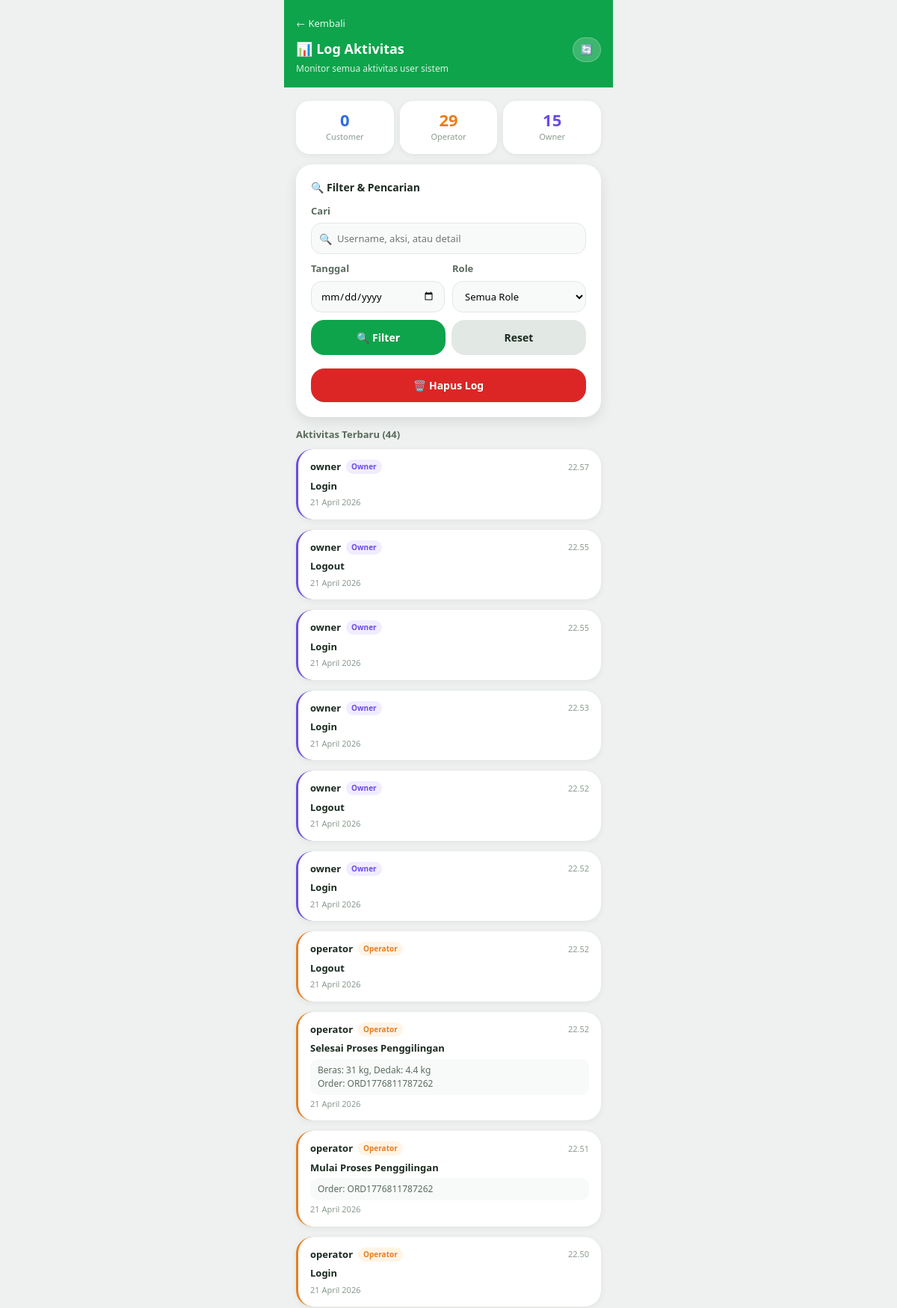
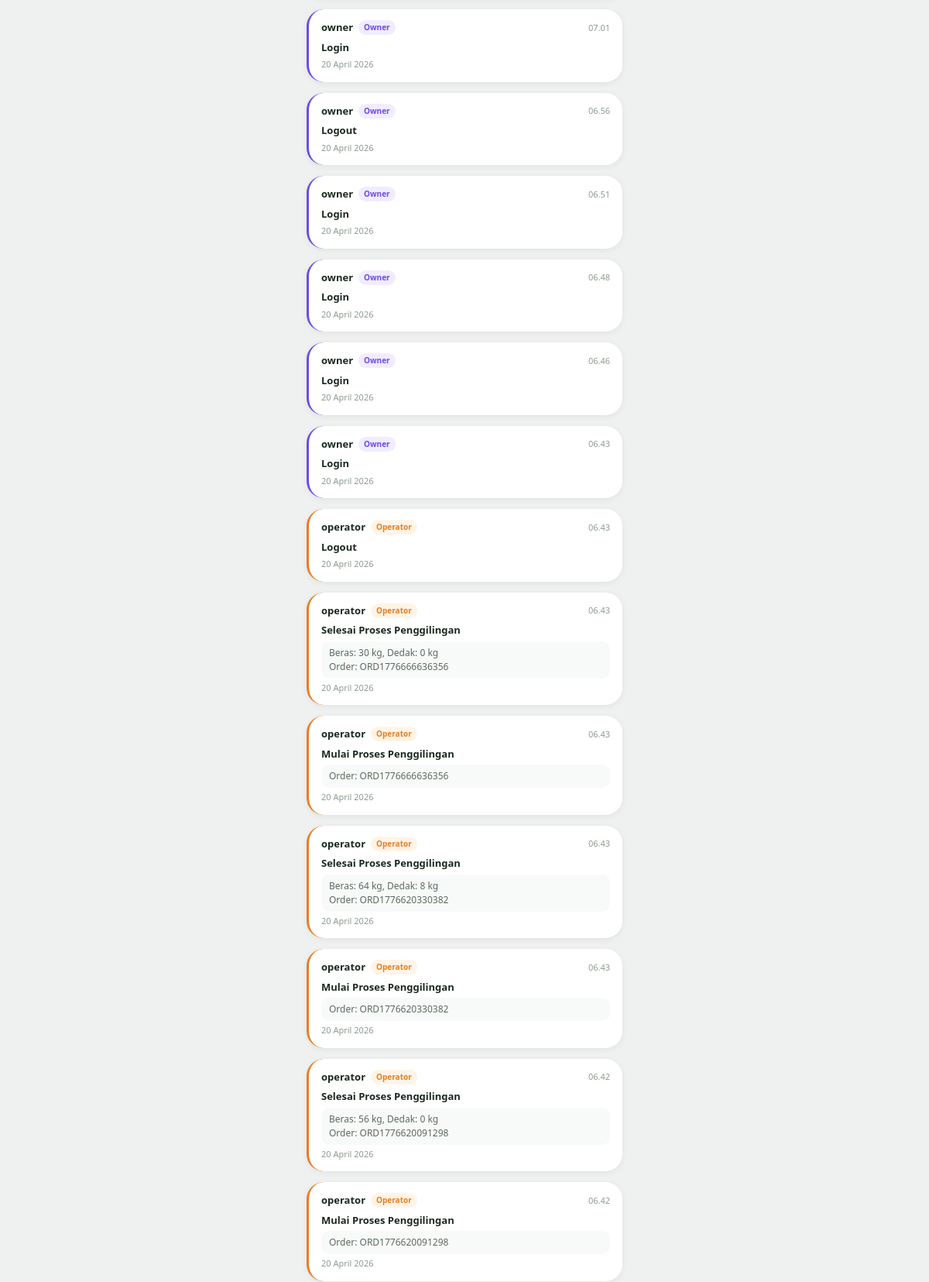
The app's page /log_aktivitas.php (signed in, upper part) with its own data (2 pictures, top to bottom).
### tables this page shows
CREATE TABLE log_aktivitas (
        id       INTEGER PRIMARY KEY AUTOINCREMENT,
        username TEXT NOT NULL,
        role     TEXT NOT NULL,
        aksi     TEXT NOT NULL,
        detail   TEXT DEFAULT '',
        waktu    DATETIME DEFAULT CURRENT_TIMESTAMP
    );

### log_aktivitas.php (the view, shortened to what this page needs)
<?php
$db    = getDB();
$cari        = trim($_GET['cari'] ?? '');
$tanggal     = $_GET['tanggal'] ?? '';
$where = []; $params = [];
$sql  = "SELECT * FROM log_aktivitas" . (!empty($where) ? " WHERE " . implode(' AND ', $where) : "") . " ORDER BY waktu DESC LIMIT 100";
$stmt = $db->prepare($sql);
$stmt->execute($params);
$logs = $stmt->fetchAll(PDO::FETCH_ASSOC);
$jml_customer = $db->query("SELECT COUNT(*) FROM log_aktivitas WHERE role = 'customer'")->fetchColumn();
$jml_operator = $db->query("SELECT COUNT(*) FROM log_aktivitas WHERE role = 'operator'")->fetchColumn();
$jml_owner    = $db->query("SELECT COUNT(*) FROM log_aktivitas WHERE role = 'owner'")->fetchColumn();
?>
<!DOCTYPE html>
<html lang="id">
<head>
    <link rel="stylesheet" href="css/base.css">
    <link rel="stylesheet" href="css/log_aktivitas.css">
</head>
<body>
<div class="app-wrapper">
    <div class="top-bar">
        <a href="owner.php" class="back-btn">← Kembali</a>
        <div class="topbar-row-log">
            <h1>📊 Log Aktivitas</h1>
            <a href="log_aktivitas.php" class="refresh-btn">🔄</a>
        </div>
        <div class="subtitle">Monitor semua aktivitas user sistem</div>
    </div>
    <div class="content">
        <div class="stat-grid stat-grid-log">
            <div class="stat-card">
                <div class="stat-num stat-customer"><?= $jml_customer ?></div>
                <div class="stat-label">Customer</div>
            </div>
            <div class="stat-card stat-orange">
                <div class="stat-num"><?= $jml_operator ?></div>
                <div class="stat-label">Operator</div>
            </div>
            <div class="stat-card">
                <div class="stat-num stat-owner"><?= $jml_owner ?></div>
                <div class="stat-label">Owner</div>
            </div>
        </div>
        <div class="card card-filter-log">
            <h3 class="filter-log-title">🔍 Filter & Pencarian</h3>
            <form method="GET">
                <div class="form-group">
                    <label>Cari</label>
                    <div class="search-wrapper">
                        <span class="search-icon">🔍</span>
                        <input type="text" name="cari"
                               placeholder="Username, aksi, atau detail"
                               value="<?= htmlspecialchars($cari) ?>">
                    </div>
                </div>
                <div class="filter-row">
                    <div class="form-group">
                        <label>Tanggal</label>
                        <input type="date" name="tanggal" value="<?= $tanggal ?>">
                    </div>
                    <div class="form-group">
                        <label>Role</label>
                        <select name="role">
                            <option value="">Semua Role</option>
                        </select>
                    </div>
                </div>
                <div class="btn-row">
                    <button type="submit" class="btn btn-orange">🔍 Filter</button>
                    <a href="log_aktivitas.php" class="btn btn-gray">Reset</a>
                </div>
            </form>
            <form method="POST" class="btn-hapus-log">
                <button type="submit" class="btn btn-red"
                        onclick="return confirm('Yakin ingin menghapus semua log? Tindakan ini tidak bisa dibatalkan!')">
                    🗑️ Hapus Log
                </button>
            </form>
        </div>
        <div class="section-title">Aktivitas Terbaru (<?= count($logs) ?>)</div>
        <?php if (empty($logs)): ?>
        <div class="empty-state card"><div class="empty-icon">📭</div><p>Tidak ada log aktivitas</p></div>
        <?php else: ?>
        <?php foreach ($logs as $log):
            $role_class = 'role-customer';
            if ($log['role'] === 'operator') $role_class = 'role-operator';
            if ($log['role'] === 'owner')    $role_class = 'role-owner';
        ?>
        <div class="log-item">
            <div class="log-header">
                <div class="log-header-left">
                    <span class="log-username"><?= htmlspecialchars($log['username']) ?></span>
                    <span class="log-role-badge <?= $role_class ?>"><?= ucfirst($log['role']) ?></span>
                </div>
                <span class="log-waktu"><?= date('H.i', strtotime($log['waktu'])) ?></span>
            </div>
            <div class="log-aksi"><?= htmlspecialchars($log['aksi']) ?></div>
            <?php if (!empty($log['detail'])): ?>
            <div class="log-detail"><?= nl2br(htmlspecialchars($log['detail'])) ?></div>
            <?php endif; ?>
            <div class="log-waktu"><?= date('j F Y', strtotime($log['waktu'])) ?></div>
        </div>
        <?php endforeach; ?>
        <?php endif; ?>
    </div>
</div>
</body>
</html>

### css/base.css (style rules this page uses)
:root { --clr-primary: #0ea44b; --clr-primary-dk: #0c8a3e; --clr-primary-lt: #eaf7ef; --clr-navy: #1e3a5f; --clr-navy-dk: #162c49; --clr-blue: #2d6cdf; --clr-blue-lt: #e8f0ff; --clr-blue-text: #2c5aa0; --clr-orange: #e67e22; --clr-orange-lt: #fff4e6; --clr-bg: #eef1ef; --clr-surface: #ffffff; --clr-surface-2: #f8faf9; --clr-border: #e2e8e4; --clr-text: #1a2a1f; --clr-text-2: #5a6b5e; --clr-text-3: #8a9b8e; --clr-danger: #b30000; --clr-danger-lt: #ffe6e6; --radius-sm: 10px; --radius-md: 14px; --radius-lg: 18px; --radius-xl: 22px; --radius-pill: 999px; --shadow-sm: 0 2px 8px rgba(0,0,0,.06); --shadow-md: 0 6px 18px rgba(0,0,0,.09); --shadow-lg: 0 12px 32px rgba(0,0,0,.11); --transition: .18s ease; --font-base: 'Segoe UI', 'Helvetica Neue', Arial, sans-serif; }
*, *::before, *::after { margin:0; padding:0; box-sizing:border-box; }
html { scroll-behavior: smooth; }
body { font-family: var(--font-base); background: var(--clr-bg); color: var(--clr-text); -webkit-font-smoothing: antialiased; line-height: 1.5; }
a { text-decoration: none; color: inherit; }
button, input, select, textarea { font-family: inherit; font-size: inherit; }
.app-wrapper { max-width: 440px; margin: 0 auto; min-height: 100vh; background: var(--clr-bg); display: flex; flex-direction: column; }
.content { padding: 18px 16px; flex: 1; display: flex; flex-direction: column; gap: 14px; }
.top-bar { background: var(--clr-primary); color: #fff; padding: 18px 16px 16px; position: relative; }
.top-bar h1 { font-size: 18px; font-weight: 700; margin-bottom: 2px; }
.top-bar .subtitle { font-size: 12px; opacity: .85; }
.back-btn { display: inline-flex; align-items: center; gap: 4px; color: rgba(255,255,255,.9); font-size: 13px; font-weight: 500; margin-bottom: 8px; transition: opacity var(--transition); }
.card { background: var(--clr-surface); border-radius: var(--radius-xl); padding: 20px; box-shadow: var(--shadow-md); }
.btn { display: inline-flex; align-items: center; justify-content: center; gap: 6px; padding: 13px 18px; border-radius: var(--radius-lg); border: none; font-size: 14px; font-weight: 600; cursor: pointer; transition: transform var(--transition), opacity var(--transition), background var(--transition); text-align: center; }
.form-group { display: flex; flex-direction: column; gap: 6px; }
.form-group label { font-size: 13px; font-weight: 600; color: var(--clr-text-2); }

### records on screen
log_aktivitas: username "owner", role "Owner", waktu "22.57", aksi "Login", waktu "21 April 2026"
log_aktivitas: username "owner", role "Owner", waktu "22.55", aksi "Logout", waktu "21 April 2026"
log_aktivitas: username "owner", role "Owner", waktu "22.55", aksi "Login", waktu "21 April 2026"
log_aktivitas: username "owner", role "Owner", waktu "22.53", aksi "Login", waktu "21 April 2026"
log_aktivitas: username "owner", role "Owner", waktu "22.52", aksi "Logout", waktu "21 April 2026"
log_aktivitas: username "owner", role "Owner", waktu "22.52", aksi "Login", waktu "21 April 2026"
log_aktivitas: username "operator", role "Operator", waktu "22.52", aksi "Logout", waktu "21 April 2026"
log_aktivitas: username "operator", role "Operator", waktu "22.52", aksi "Selesai Proses Penggilingan", detail "Beras: 31 kg, Dedak: 4.4 kg Order: ORD1776811787262", waktu "21 April 2026"
log_aktivitas: username "operator", role "Operator", waktu "22.51", aksi "Mulai Proses Penggilingan", detail "Order: ORD1776811787262", waktu "21 April 2026"
log_aktivitas: username "operator", role "Operator", waktu "22.50", aksi "Login", waktu "21 April 2026"
log_aktivitas: username "owner", role "Owner", waktu "07.01", aksi "Login", waktu "20 April 2026"
log_aktivitas: username "owner", role "Owner", waktu "06.56", aksi "Logout", waktu "20 April 2026"
log_aktivitas: username "owner", role "Owner", waktu "06.51", aksi "Login", waktu "20 April 2026"
log_aktivitas: username "owner", role "Owner", waktu "06.48", aksi "Login", waktu "20 April 2026"
log_aktivitas: username "owner", role "Owner", waktu "06.46", aksi "Login", waktu "20 April 2026"
log_aktivitas: username "owner", role "Owner", waktu "06.43", aksi "Login", waktu "20 April 2026"
log_aktivitas: username "operator", role "Operator", waktu "06.43", aksi "Logout", waktu "20 April 2026"
log_aktivitas: username "operator", role "Operator", waktu "06.43", aksi "Selesai Proses Penggilingan", detail "Beras: 30 kg, Dedak: 0 kg Order: ORD1776666636356", waktu "20 April 2026"
log_aktivitas: username "operator", role "Operator", waktu "06.43", aksi "Mulai Proses Penggilingan", detail "Order: ORD1776666636356", waktu "20 April 2026"
log_aktivitas: username "operator", role "Operator", waktu "06.43", aksi "Selesai Proses Penggilingan", detail "Beras: 64 kg, Dedak: 8 kg Order: ORD1776620330382", waktu "20 April 2026"
log_aktivitas: username "operator", role "Operator", waktu "06.43", aksi "Mulai Proses Penggilingan", detail "Order: ORD1776620330382", waktu "20 April 2026"
log_aktivitas: username "operator", role "Operator", waktu "06.42", aksi "Selesai Proses Penggilingan", detail "Beras: 56 kg, Dedak: 0 kg Order: ORD1776620091298", waktu "20 April 2026"
log_aktivitas: username "operator", role "Operator", waktu "06.42", aksi "Mulai Proses Penggilingan", detail "Order: ORD1776620091298", waktu "20 April 2026"

### other values on screen
$jml_customer "0"
$jml_operator "29"
$jml_owner "15"
count($logs) "44"
